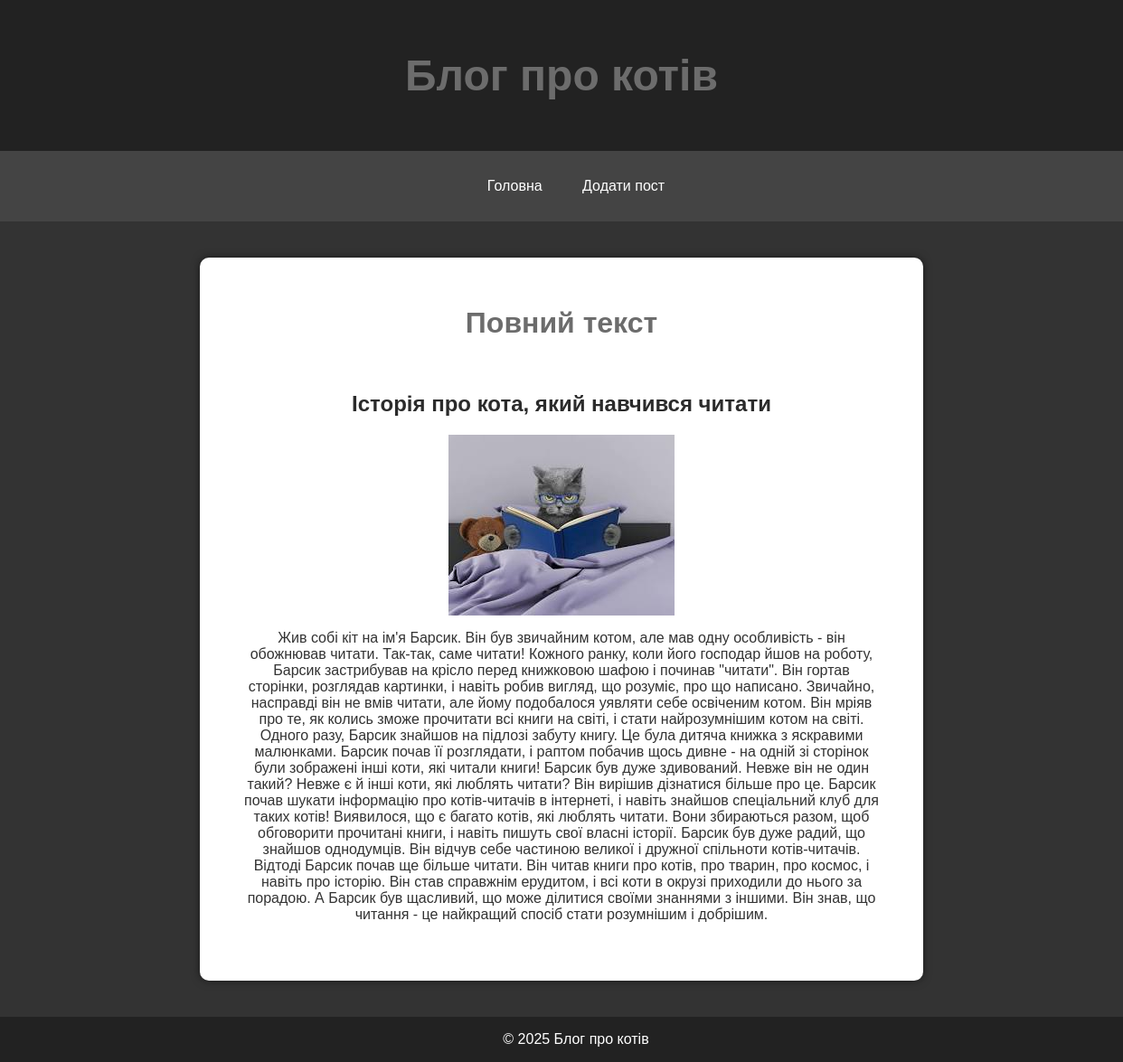
The page /post/43 on the database its author committed.
### tables this page shows
CREATE TABLE posts (
        id INTEGER PRIMARY KEY AUTOINCREMENT,
        title TEXT NOT NULL,
        content TEXT NOT NULL,
        image_url TEXT
    , likes INTEGER DEFAULT 0);

### app.py (the view)
@app.route('/post/<int:post_id>')
def view_post(post_id):
    post = get_post_by_id(post_id)
    if post is None:
        return "Post not found", 404
    return render_template('view_post.html', post=post)

### app.py (called while the page is built)
def get_post_by_id(post_id):
    cursor.execute('SELECT title, content, image_url FROM posts WHERE id = ?', (post_id,))
    row = cursor.fetchone()
    if row:
        return {'title': row[0], 'content': row[1], 'image_url': row[2]}
    return None

### templates/view_post.html (shortened to what this page needs)
<!DOCTYPE html>
<html lang="uk">
<head>
    <link rel="stylesheet" href="{{ url_for('static', filename='css/style.css') }}">
</head>
<body>
    <header>
        <h1>Блог про котів</h1>
    </header>
    <nav>
        <a href="{{ url_for('index') }}">Головна</a>
        <a href="{{ url_for('add_post') }}">Додати пост</a>
    </nav>
    <div class="container">
        <h1>Повний текст</h1>
        <div class="post">
            <h2>{{ post.title }}</h2>
            {% if post.image_url %}
                <img src="{{ post.image_url }}" alt="Зображення поста">
            {% endif %}
            <p>{{ post.content }}</p>
        </div>
    </div>
    <footer>
        © 2025 Блог про котів
    </footer>
</body>
</html>

### static/css/style.css (style rules this page uses)
body { font-family: Arial, sans-serif; background-color: #333333; color: #f0f0f0; margin: 0; padding: 0; display: flex; flex-direction: column; min-height: 100vh; }
header { background-color: #222222; color: #ffffff; padding: 1em 0; text-align: center; font-size: 1.5em; font-weight: bold; width: 100%; }
nav { text-align: center; padding: 1em; background-color: #444444; width: 100%; }
nav a { color: #ffffff; padding: 14px 20px; text-decoration: none; display: inline-block; border-radius: 5px; transition: background-color 0.3s, color 0.3s; }
.container { flex: 1; background-color: #ffffff; color: #333333; width: 90%; max-width: 800px; margin: 2.5em auto; padding: 2em; box-shadow: 0 0 10px rgba(0, 0, 0, 0.5); border-radius: 10px; box-sizing: border-box; overflow-wrap: break-word; }
footer { text-align: center; padding: 1em; background-color: #222222; color: #ffffff; width: 100%; position: relative; bottom: 0; }
h1, h2, h3 { color: #2b2b2b; text-align: center; }
h1 { color: #6c6c6c; text-align: center; }
a { color: #1a73e8; text-decoration: none; transition: color 0.3s; }
.post { text-align: center; padding: 1em; overflow-wrap: break-word; }
.post img { max-width: 90%; max-height: 500px; height: auto; display: block; margin: 15px auto; }

### rows shown on the page
posts: title "Історія про кота, який навчився читати", image_url (picture), content "Жив собі кіт на ім'я Барсик. Він був звичайним котом, але мав одну особливість - він обожнював читати. Так-так, саме читати! Кожного ранку, коли його господар йшов на роботу, Барсик застрибував на крісло перед книжковою шафою і починав \"читати\". Він гортав сторінки, розглядав картинки, і навіть робив вигляд, що розуміє, про що написано. Звичайно, насправді він не вмів читати, але йому подобалося уявляти себе освіченим котом. Він мріяв про те, як колись зможе прочитати всі книги на світі, і стати найрозумнішим котом на світі. Одного разу, Барсик знайшов на підлозі забуту книгу. Це була дитяча книжка з яскравими малюнками. Барсик почав її розглядати, і раптом побачив щось дивне - на одній зі…"
